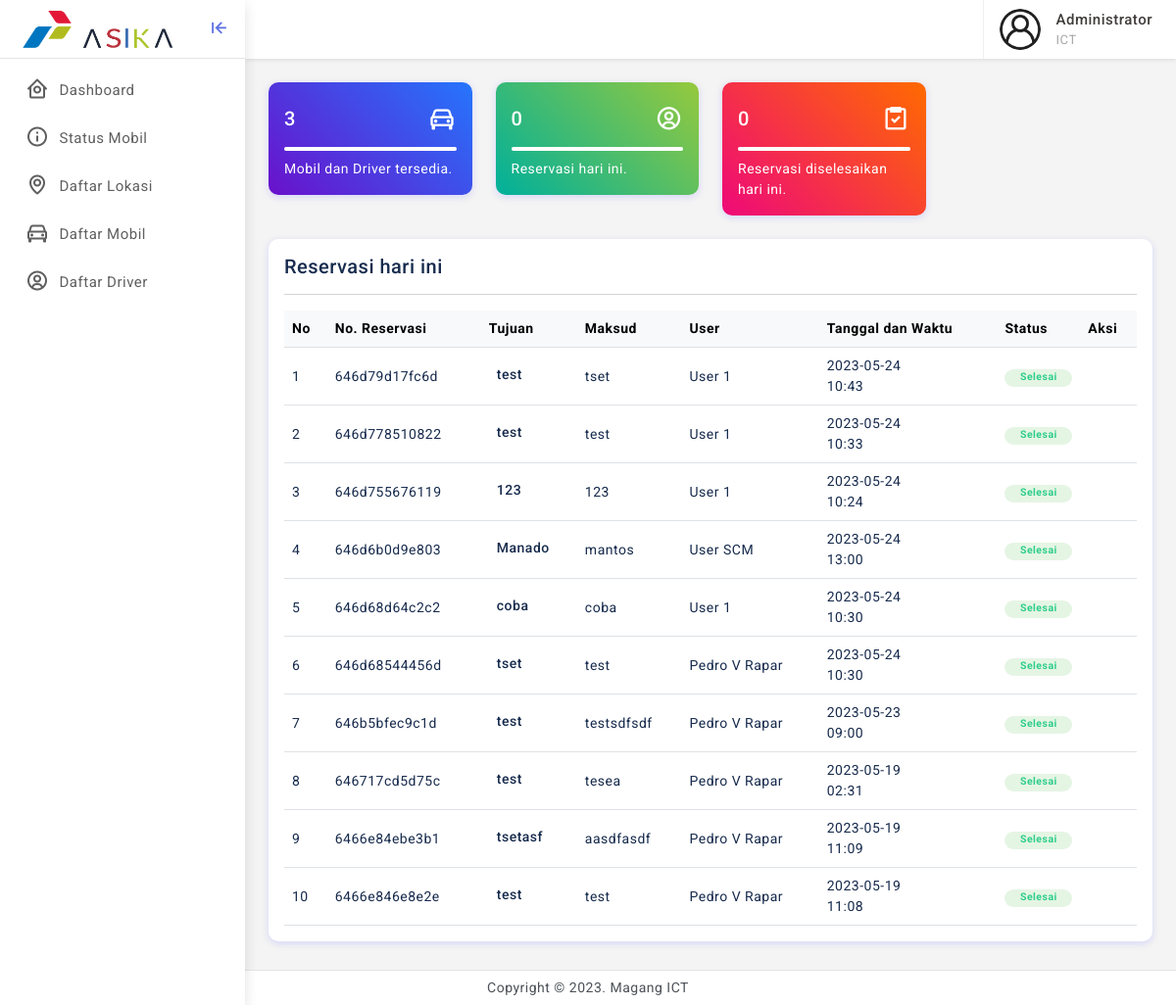
The app's page /dashboard/ (signed in), older data.
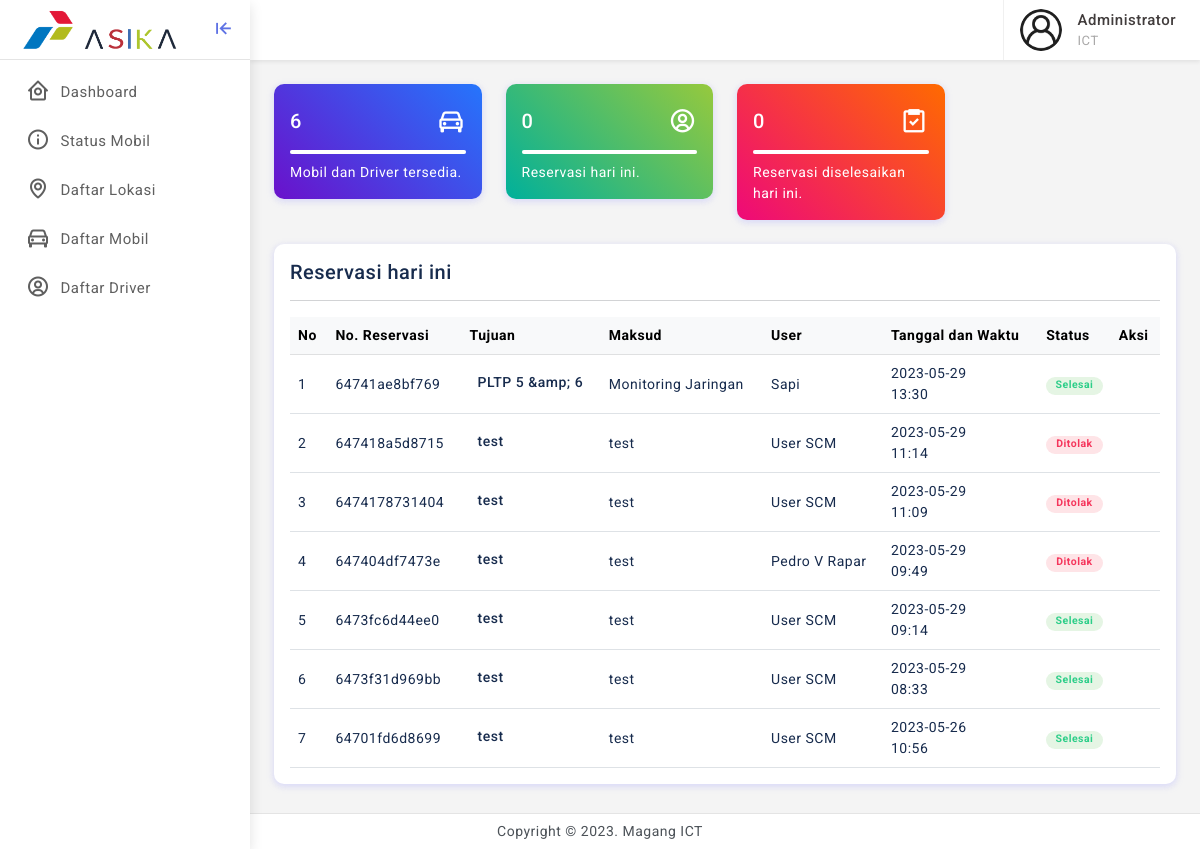
The same page, newer data.
### tables this page shows
CREATE TABLE `tb_reservasi` (
  `id_reservasi` int(11) NOT NULL,
  `no_pesanan` varchar(100) NOT NULL,
  `tujuan` varchar(255) NOT NULL,
  `maksud` varchar(255) NOT NULL,
  `user` varchar(100) NOT NULL,
  `fungsi` varchar(100) NOT NULL,
  `nomor` varchar(50) NOT NULL,
  `tanggal` varchar(100) NOT NULL,
  `waktu` varchar(100) NOT NULL,
  `status` varchar(100) NOT NULL DEFAULT 'pending',
  `id_user` varchar(100) NOT NULL,
  `waktu_selesai` timestamp NOT NULL DEFAULT current_timestamp() ON UPDATE current_timestamp(),
  `keterangan` varchar(255) NOT NULL
);

### dashboard/index.php (the view, shortened to what this page needs)
<?php
include "../include/koneksi.php";
include "../include/head.php";
$data = mysqli_query($koneksi, "SELECT * FROM tb_reservasi ORDER BY id_reservasi DESC");
$no = 1;
?>
<div class="row row-cols-1 row-cols-md-2 row-cols-xl-4">
	<div class="col">
		<div class="card radius-10 bg-gradient-deepblue">
			<div class="card-body">
				<div class="d-flex align-items-center">
					<h5 class="mb-0 text-white">
						<?php
						$sql = mysqli_query($koneksi, "SELECT * FROM `tb_status` JOIN `tb_supir` WHERE `tb_supir`.`id_supir` = `tb_status`.`id_supir` AND `tb_status`.`status` = 'Ready' ");
						$hitung = mysqli_num_rows($sql);
						echo $hitung;
						?>
					</h5>
					<div class="ms-auto">
						<i class='bx bx-car fs-3 text-white'></i>
					</div>
				</div>
				<div class="progress my-2 bg-white-transparent" style="height:4px;">
					<div class="progress-bar bg-white" role="progressbar" style="width: 100%" aria-valuenow="25" aria-valuemin="0" aria-valuemax="100"></div>
				</div>
				<div class="d-flex align-items-center text-white">
					<p class="mb-0">Mobil dan Driver tersedia.</p>
				</div>
			</div>
		</div>
	</div>
	<div class="col">
		<div class="card radius-10 bg-gradient-ohhappiness">
			<div class="card-body">
				<div class="d-flex align-items-center">
					<h5 class="mb-0 text-white">
						<?php
						$sql = mysqli_query($koneksi, "SELECT * FROM `tb_reservasi` WHERE `tanggal` >= CURRENT_DATE");
						$hitung = mysqli_num_rows($sql);
						echo $hitung;
						?>
					</h5>
					<div class="ms-auto">
						<i class='bx bx-user-circle fs-3 text-white'></i>
					</div>
				</div>
				<div class="progress my-2 bg-white-transparent" style="height:4px;">
					<div class="progress-bar bg-white" role="progressbar" style="width: 100%" aria-valuenow="25" aria-valuemin="0" aria-valuemax="100"></div>
				</div>
				<div class="d-flex align-items-center text-white">
					<p class="mb-0">Reservasi hari ini.</p>
				</div>
			</div>
		</div>
	</div>
	<div class="col">
		<div class="card radius-10 bg-gradient-ibiza">
			<div class="card-body">
				<div class="d-flex align-items-center">
					<h5 class="mb-0 text-white">
						<?php
						$sql = mysqli_query($koneksi, "SELECT * FROM `tb_reservasi` WHERE `status` = 'selesai' AND `tanggal` >= CURRENT_DATE");
						$hitung = mysqli_num_rows($sql);
						echo $hitung;
						?>
					</h5>
					<div class="ms-auto">
						<i class='bx bx-task fs-3 text-white'></i>
					</div>
				</div>
				<div class="progress my-2 bg-white-transparent" style="height:4px;">
					<div class="progress-bar bg-white" role="progressbar" style="width: 100%" aria-valuenow="25" aria-valuemin="0" aria-valuemax="100"></div>
				</div>
				<div class="d-flex align-items-center text-white">
					<p class="mb-0">Reservasi diselesaikan hari ini.</p>
				</div>
			</div>
		</div>
	</div>
</div>
<div class="card radius-10">
	<div class="card-body">
		<div class="d-flex align-items-center">
			<div>
				<h5 class="mb-0">Reservasi hari ini</h5>
			</div>
		</div>
		<hr>
		<div class="table-responsive">
			<table class="table align-middle mb-0" id="dt">
				<thead class="table-light">
					<tr>
						<th>No</th>
						<th>No. Reservasi</th>
						<th>Tujuan</th>
						<th>Maksud</th>
						<th>User</th>
						<th>Tanggal dan Waktu</th>
						<th>Status</th>
						<th>Aksi</th>
					</tr>
				</thead>
				<tbody>
					<?php
					foreach ($data as $d) {
					?>
						<tr>
							<td><?= $no++; ?></td>
							<td><?= htmlspecialchars($d['no_pesanan']); ?></td>
							<td>
								<div class="d-flex align-items-center">
									<div class="ms-2">
										<h6 class="mb-1 font-14"><?= htmlspecialchars($d['tujuan']); ?></h6>
									</div>
								</div>
							</td>
							<td><?= htmlspecialchars($d['maksud']); ?></td>
							<td><?= htmlspecialchars($d['user']); ?></td>
							<td><?= htmlspecialchars($d['tanggal']); ?> <br> <?= htmlspecialchars($d['waktu']); ?></td>
							<td>
								<?php
								if ($d['status'] == "pending") {
								?>
									<div class="badge rounded-pill bg-light-info text-info w-100">Menunggu</div>
								<?php
								} else if ($d['status'] == "inproses") {
								?>
									<div class="badge rounded-pill bg-light-warning text-warning w-100">Dalam Proses</div>
								<?php
								} else if ($d['status'] == "selesai") {
								?>
									<div class="badge rounded-pill bg-light-success text-success w-100">Selesai</div>
								<?php
								} else if ($d['status'] == "ditolak") {
								?>
									<div class="badge rounded-pill bg-light-danger text-danger w-100">Ditolak</div>
								<?php
								}
								?>
							</td>
							<td>
							</td>
						</tr>
					<?php
					}
					?>
				</tbody>
			</table>
		</div>
	</div>
</div>
</div>
<?php
include "../include/foot.php";
?>

Row changes from the older to the newer data that the page shows:
removed tb_reservasi: no_pesanan "646d79d17fc6d", tujuan "test", maksud "tset", user "User 1", tanggal "2023-05-24", waktu "10:43", status "Selesai"
removed tb_reservasi: no_pesanan "646d778510822", tujuan "test", maksud "test", user "User 1", tanggal "2023-05-24", waktu "10:33", status "Selesai"
removed tb_reservasi: no_pesanan "646d755676119", tujuan "123", maksud "123", user "User 1", tanggal "2023-05-24", waktu "10:24", status "Selesai"
removed tb_reservasi: no_pesanan "646d6b0d9e803", tujuan "Manado", maksud "mantos", user "User SCM", tanggal "2023-05-24", waktu "13:00", status "Selesai"
removed tb_reservasi: no_pesanan "646d68d64c2c2", tujuan "coba", maksud "coba", user "User 1", tanggal "2023-05-24", waktu "10:30", status "Selesai"
removed tb_reservasi: no_pesanan "646d68544456d", tujuan "tset", maksud "test", user "Pedro V Rapar", tanggal "2023-05-24", waktu "10:30", status "Selesai"
removed tb_reservasi: no_pesanan "646b5bfec9c1d", tujuan "test", maksud "testsdfsdf", user "Pedro V Rapar", tanggal "2023-05-23", waktu "09:00", status "Selesai"
removed tb_reservasi: no_pesanan "646717cd5d75c", tujuan "test", maksud "tesea", user "Pedro V Rapar", tanggal "2023-05-19", waktu "02:31", status "Selesai"
removed tb_reservasi: no_pesanan "6466e84ebe3b1", tujuan "tsetasf", maksud "aasdfasdf", user "Pedro V Rapar", tanggal "2023-05-19", waktu "11:09", status "Selesai"
removed tb_reservasi: no_pesanan "6466e846e8e2e", tujuan "test", maksud "test", user "Pedro V Rapar", tanggal "2023-05-19", waktu "11:08", status "Selesai"
added tb_reservasi: no_pesanan "64741ae8bf769", tujuan "PLTP 5 &amp; 6", maksud "Monitoring Jaringan", user "Sapi", tanggal "2023-05-29", waktu "13:30", status "Selesai"
added tb_reservasi: no_pesanan "647418a5d8715", tujuan "test", maksud "test", user "User SCM", tanggal "2023-05-29", waktu "11:14", status "Ditolak"
added tb_reservasi: no_pesanan "6474178731404", tujuan "test", maksud "test", user "User SCM", tanggal "2023-05-29", waktu "11:09", status "Ditolak"
added tb_reservasi: no_pesanan "647404df7473e", tujuan "test", maksud "test", user "Pedro V Rapar", tanggal "2023-05-29", waktu "09:49", status "Ditolak"
added tb_reservasi: no_pesanan "6473fc6d44ee0", tujuan "test", maksud "test", user "User SCM", tanggal "2023-05-29", waktu "09:14", status "Selesai"
added tb_reservasi: no_pesanan "6473f31d969bb", tujuan "test", maksud "test", user "User SCM", tanggal "2023-05-29", waktu "08:33", status "Selesai"
added tb_reservasi: no_pesanan "64701fd6d8699", tujuan "test", maksud "test", user "User SCM", tanggal "2023-05-26", waktu "10:56", status "Selesai"
Text that changed along with them:
$hitung: "3" → "6"
